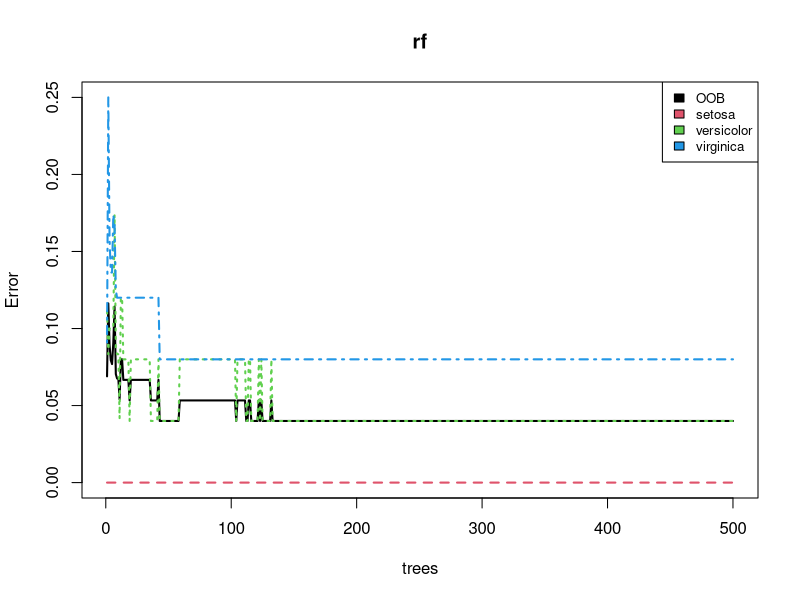

The R script that drew this image:
 
set.seed(123) # Used to get same result each time
data(iris)
View(iris)

# Splitting data into training and testing. As the species are in order 
# splitting the data based on species 
iris_setosa<-iris[iris$Species=="setosa",] # 50
iris_versicolor <- iris[iris$Species=="versicolor",] # 50
iris_virginica <- iris[iris$Species=="virginica",] # 50
iris_train <- rbind(iris_setosa[1:25,],iris_versicolor[1:25,],iris_virginica[1:25,])
iris_test <- rbind(iris_setosa[26:50,],iris_versicolor[26:50,],iris_virginica[26:50,])

library(randomForest)
rf <- randomForest(Species~., data=iris_train)
rf  # Description of the random forest with no of trees, mtry = no of variables for splitting

attributes(rf)

# Prediction and Confusion Matrix - Training data 

pred1 <- predict(rf, iris_train)
head(iris_train$Species)

library(caret)

confusionMatrix(pred1, iris_train$Species)  # 100 % accuracy on training data 

head(pred1)

# Prediction with test data - Test Data 

pred2 <- predict(rf, iris_test)
confusionMatrix(pred2, iris_test$Species) # 94,67 % accuracy on test data 

# Visualization 
plot(rf,lwd=2)
legend("topright", colnames(rf$err.rate),col=1:4,cex=0.8,fill=1:4)
